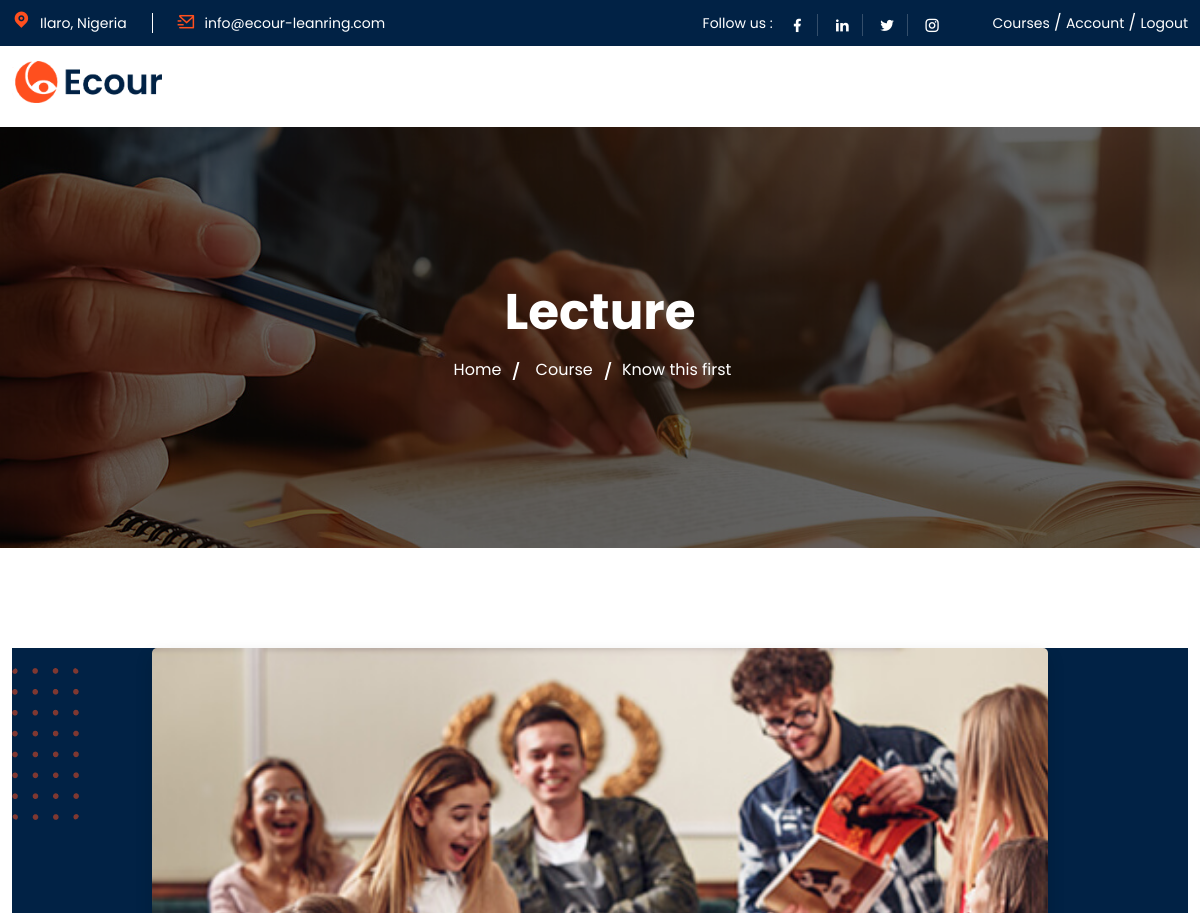
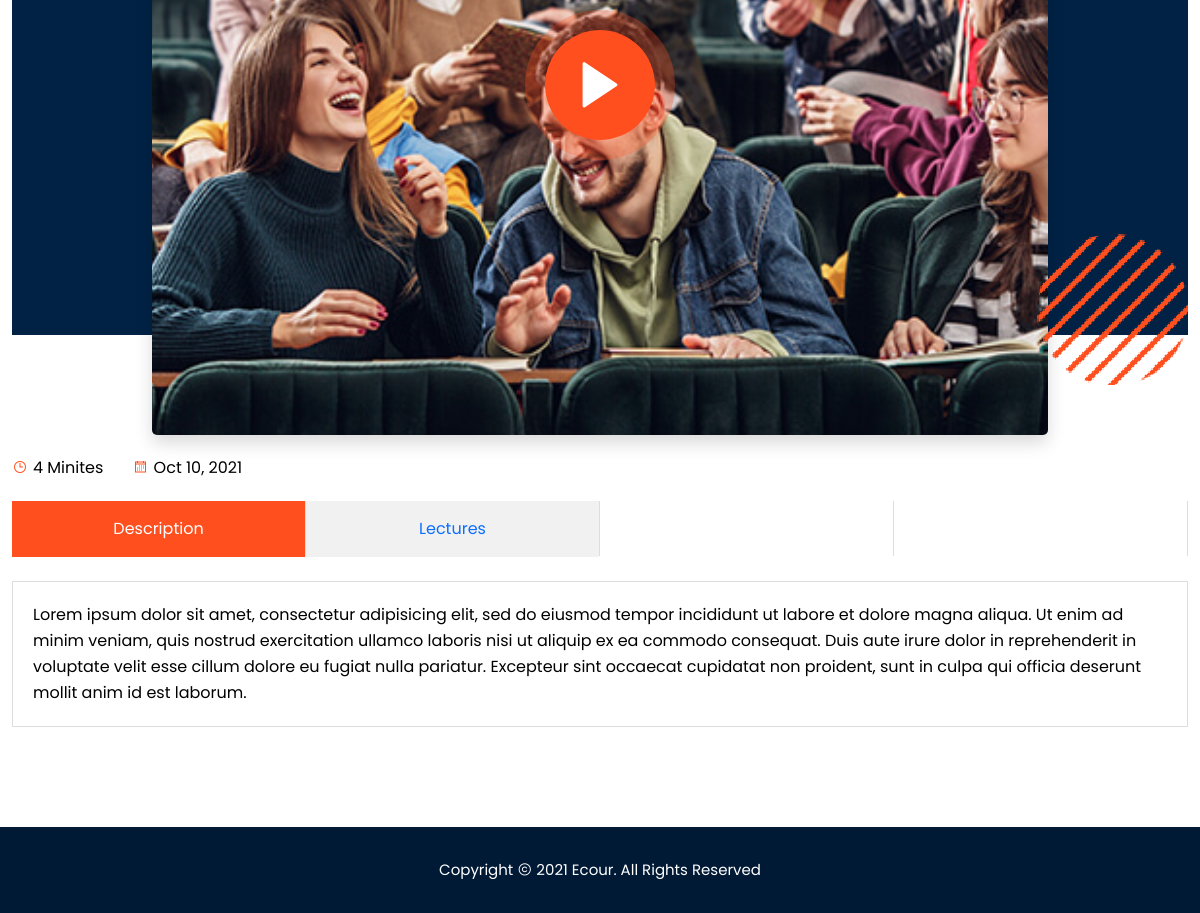
/lecture?id=1 (signed in), run on the app's committed database (2 pictures, top to bottom).
### tables this page shows
CREATE TABLE `course_materials` (
  `id` int(11) NOT NULL,
  `section_id` int(11) NOT NULL,
  `title` varchar(120) NOT NULL,
  `description` text NOT NULL,
  `embeded_code` varchar(200) NOT NULL,
  `created_at` timestamp NOT NULL DEFAULT current_timestamp()
);

CREATE TABLE `courses` (
  `id` int(11) NOT NULL,
  `course_title` varchar(120) NOT NULL,
  `description` text NOT NULL,
  `image` varchar(120) NOT NULL,
  `tutor_id` int(11) NOT NULL,
  `duration` varchar(10) NOT NULL,
  `category_id` int(11) NOT NULL,
  `created_at` timestamp NOT NULL DEFAULT current_timestamp()
);

### core/db.class.php (called while the page is built, shortened)
<?php
    class DB {
        public $host = 'localhost';
        public $dbname = 'ecour';
        public $password = '';
        public $username = 'root';
        public $conn;
        function __construct(){
            try {
                $this->conn = new PDO("mysql:host=$this->host;dbname=$this->dbname;", $this->username, $this->password);
                $this->conn->setAttribute(PDO::ATTR_ERRMODE,PDO::ERRMODE_EXCEPTION);
            } catch (PDOException $ex) {
                echo 'Error in database connection '. $ex->getMessage();
            }
        }
        function prep($query){
            return $this->conn->prepare($query);
        }
        function fetch($query,$value){
            $query = $this->prep($query);
            $query->execute($value);
            return $query->fetch();
        }
    }
?>

### core/courses.class.php (called while the page is built, shortened)
<?php
    include_once 'db.class.php';
    class courses extends DB{
        function fetch_course($id){
            return DB::fetch("SELECT * FROM courses
            JOIN tutors on tutors.id = courses.tutor_id
            WHERE courses.id = ? ",[$id] );
        }
        function fetch_course_material($id){
            return DB::fetch("SELECT *,course_materials.created_at FROM course_materials
            JOIN sections ON course_materials.section_id = sections.id
            WHERE course_materials.id = ?",[$id]);
        }
    }
?>

### core/core.function.php (called while the page is built, shortened)
<?php
	function format_date($date){
		return date('M d, Y', strtotime($date));
	}
?>

### lecture.php (the view, shortened to what this page needs)
<?php
$material_id = $_GET['id'];
include_once 'core/courses.class.php';
include_once 'core/core.function.php';
$course_obj = new Courses();
$material = $course_obj->fetch_course_material($material_id);
$course_id = $material['course_id'];
$course = $course_obj->fetch_course($course_id);
?>
<!DOCTYPE html>
<html lang="zxx">
<head>
    <?php include "includes/style-resources.php"; ?>
</head>
<body>
    <div class="page-wrapper">
        <?php include "includes/auth_header.php"; ?>
        <section class="breadcrumb-wrap bg-f br-bg-2">
            <div class="overlay op-6 bg-black"></div>
            <div class="container">
                <div class="row">
                    <div class="col-xl-8 offset-xl-2 col-lg-10 offset-lg-1 col-md-10 offset-md-1">
                        <div class="breadcrumb-title">
                            <h2>Lecture</h2>
                            <ul class="breadcrumb-menu">
                                <li><a href="./">Home </a></li>
                                <li><a href="./course-details?course=<?php echo $course_id ?>">Course </a></li>
                                <li><?php echo $material['title'] ?></li>
                            </ul>
                        </div>
                    </div>
                </div>
            </div>
        </section>
        <section class="course-details-wrap ptb-100">
            <div class="container">
                <div class="row gx-5">
                    <div class="col-lg-12">
                        <div class="course-details">
                            <div class="course-details-img">
                                <div class="promo-video-wrap">
                                    <div class="container">
                                        <div class="prom-dot-shape md-none">
                                            <img src="assets/img/promo/dot-shape-3.png" alt="Image">
                                        </div>
                                        <div class="prom-circle-shape md-none">
                                            <img src="assets/img/promo/promo-circle-shape.svg" alt="Image">
                                        </div>
                                        <div class="row">
                                            <div class="col-lg-10 offset-lg-1">
                                                <div class="promo-video-bg bg-f promo-bg-1" style="background-image: url(uploads/courses/<?php echo $course['image'] ?>) !important;">
                                                    <a class="video-play circle style1" href="<?php echo $material['embeded_code'] ?>"> <i class="ri-play-fill"></i> </a>
                                                </div>
                                            </div>
                                        </div>
                                    </div>
                                </div>
                            </div>
                            <ul class="course-details-meta">
                                <li><i class="las la-clock"></i>4 Minites</li>
                                <li><i class="lar la-calendar"></i><?php echo format_date($material['created_at']) ?></li>
                            </ul>
                            <ul class="nav nav-tabs course-tablist" role="tablist">
                                <li class="nav-item">
                                    <button class="nav-link active" data-bs-toggle="tab" data-bs-target="#tab_1" type="button" role="tab">Description</button>
                                </li>
                                <li class="nav-item">
                                    <button class="nav-link " data-bs-toggle="tab" data-bs-target="#tab_2" type="button" role="tab">Lectures</button>
                                </li>
                                <li></li>
                                <li></li>
                            </ul>
                            <div class="tab-content course-tab-content">
                                <div class="tab-pane fade show active" id="tab_1" role="tabpanel">
                                    <?php echo $material['description'] ?>
                                </div>
                            </div>
                        </div>
                    </div>
                </div>
            </div>
        </section>
        <?php include "includes/footer.php"; ?>
    </div>
</body>
</html>

### data on the page
course_materials: title "Know this first", created_at "Oct 10, 2021", description "Lorem ipsum dolor sit amet, consectetur adipisicing elit, sed do eiusmod tempor incididunt ut labore et dolore magna aliqua. Ut enim ad minim veniam, quis nostrud exercitation ullamco laboris nisi ut aliquip ex ea commodo consequat. Duis aute irure dolor in reprehenderit in voluptate velit esse cillum dolore eu fugiat nulla pariatur. Excepteur sint occaecat cupidatat non proident, sunt in culpa qui officia deserunt mollit anim id est laborum."
courses: image (placeholder picture)
